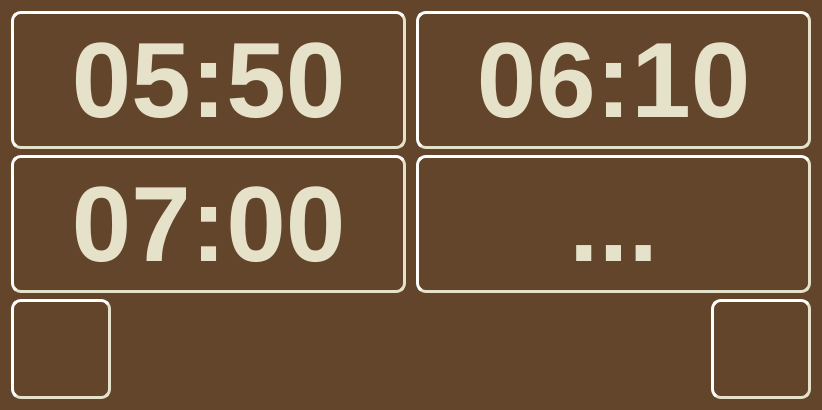
<?xml version="1.0" encoding="UTF-8"?>
<ui version="4.0">
 <class>DialogSetAlarm</class>
 <widget class="QWidget" name="DialogSetAlarm">
  <property name="geometry">
   <rect>
    <x>0</x>
    <y>0</y>
    <width>822</width>
    <height>410</height>
   </rect>
  </property>
  <property name="windowTitle">
   <string>Form</string>
  </property>
  <property name="styleSheet">
   <string notr="true">QPushButton {
    background-color: rgb(99, 69, 44);
	color: rgb(230, 225, 201);
    border-style: outset;
    border-width: 3px;
    border-radius: 10px;
    border-color: rgb(230, 225, 201);
    padding: 6px;
}

QPushButton:pressed {
    border-style: inset;
	border-color: rgb(172, 147,98);
}

QPushButton:checked {
    border-style: inset;
	border-color: rgb(230, 225, 201);
	color: rgb(172, 147,98);
}

QLabel {
    background-color: rgb(99, 69, 44);
	color: rgb(230, 225, 201);
}

QWidget {
background-color: rgb(99, 69, 44);
}</string>
  </property>
  <layout class="QVBoxLayout" name="verticalLayout">
   <item>
    <layout class="QGridLayout" name="gridLayout">
     <property name="leftMargin">
      <number>0</number>
     </property>
     <property name="topMargin">
      <number>0</number>
     </property>
     <property name="rightMargin">
      <number>0</number>
     </property>
     <property name="bottomMargin">
      <number>0</number>
     </property>
     <property name="horizontalSpacing">
      <number>10</number>
     </property>
     <property name="verticalSpacing">
      <number>6</number>
     </property>
     <item row="1" column="1">
      <widget class="QPushButton" name="pushButtonSetAlarm">
       <property name="font">
        <font>
         <family>Liberation Sans</family>
         <pointsize>80</pointsize>
         <italic>false</italic>
         <bold>true</bold>
        </font>
       </property>
       <property name="text">
        <string>...</string>
       </property>
      </widget>
     </item>
     <item row="1" column="0">
      <widget class="QPushButton" name="pushButtonAlarm3">
       <property name="font">
        <font>
         <family>Liberation Sans</family>
         <pointsize>80</pointsize>
         <italic>false</italic>
         <bold>true</bold>
        </font>
       </property>
       <property name="styleSheet">
        <string notr="true"/>
       </property>
       <property name="text">
        <string>07:00</string>
       </property>
       <property name="checkable">
        <bool>true</bool>
       </property>
       <property name="autoExclusive">
        <bool>true</bool>
       </property>
      </widget>
     </item>
     <item row="0" column="1">
      <widget class="QPushButton" name="pushButtonAlarm2">
       <property name="maximumSize">
        <size>
         <width>16777215</width>
         <height>16777215</height>
        </size>
       </property>
       <property name="font">
        <font>
         <family>Liberation Sans</family>
         <pointsize>80</pointsize>
         <italic>false</italic>
         <bold>true</bold>
        </font>
       </property>
       <property name="text">
        <string>06:10</string>
       </property>
       <property name="checkable">
        <bool>true</bool>
       </property>
       <property name="autoExclusive">
        <bool>true</bool>
       </property>
      </widget>
     </item>
     <item row="0" column="0">
      <widget class="QPushButton" name="pushButtonAlarm1">
       <property name="font">
        <font>
         <family>Liberation Sans</family>
         <pointsize>80</pointsize>
         <italic>false</italic>
         <bold>true</bold>
        </font>
       </property>
       <property name="text">
        <string>05:50</string>
       </property>
       <property name="checkable">
        <bool>true</bool>
       </property>
       <property name="checked">
        <bool>false</bool>
       </property>
       <property name="autoExclusive">
        <bool>true</bool>
       </property>
      </widget>
     </item>
    </layout>
   </item>
   <item>
    <layout class="QHBoxLayout" name="horizontalLayout_4">
     <item>
      <widget class="QPushButton" name="pushButtonExit">
       <property name="minimumSize">
        <size>
         <width>100</width>
         <height>100</height>
        </size>
       </property>
       <property name="styleSheet">
        <string notr="true">QPushButton {
    background-color: rgb(99, 69, 44);
    border-style: outset;
    border-width: 3px;
    border-radius: 10px;
    border-color: rgb(230, 225, 201);
    padding: 6px;
	image: url(:/icons/icons/x-icon-on.svg);
}

QPushButton:pressed {
    border-style: inset;
	border-color: rgb(172, 147,98);

	image: url(:/icons/icons/x-icon-off.svg);
}</string>
       </property>
       <property name="text">
        <string/>
       </property>
      </widget>
     </item>
     <item>
      <spacer name="horizontalSpacer_4">
       <property name="orientation">
        <enum>Qt::Horizontal</enum>
       </property>
       <property name="sizeHint" stdset="0">
        <size>
         <width>40</width>
         <height>20</height>
        </size>
       </property>
      </spacer>
     </item>
     <item>
      <widget class="QPushButton" name="pushButtonDone">
       <property name="minimumSize">
        <size>
         <width>100</width>
         <height>100</height>
        </size>
       </property>
       <property name="styleSheet">
        <string notr="true">QPushButton {
    background-color: rgb(99, 69, 44);
    border-style: outset;
    border-width: 3px;
    border-radius: 10px;
    border-color: rgb(230, 225, 201);
    padding: 6px;
	image: url(:/icons/icons/ok-on.svg);
}

QPushButton:pressed {
    border-style: inset;
	border-color: rgb(172, 147,98);

	image: url(:/icons/icons/ok-off.svg);
}</string>
       </property>
       <property name="text">
        <string/>
       </property>
      </widget>
     </item>
    </layout>
   </item>
  </layout>
 </widget>
 <resources/>
 <connections/>
</ui>
